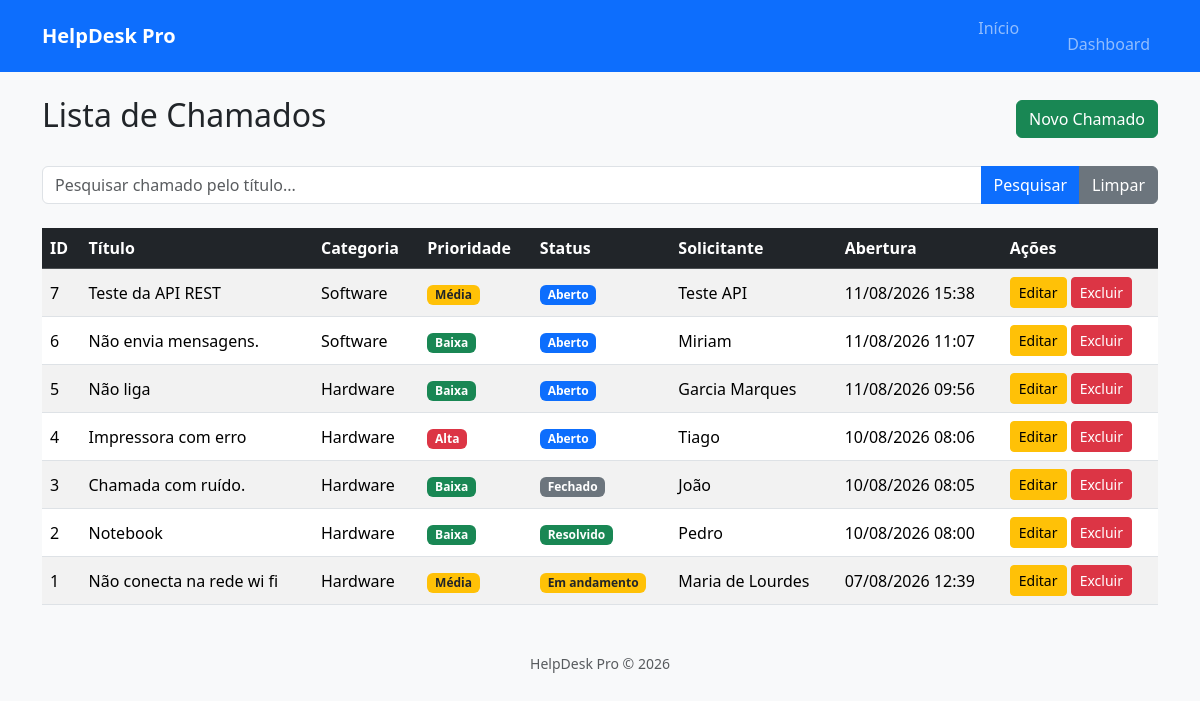
/chamados (signed in), run on the app's committed database.
### models/chamado.py (models this page shows)
class Chamado(db.Model):
    __tablename__ = "chamados"
    id = db.Column(db.Integer, primary_key=True)
    titulo = db.Column(db.String(120), nullable=False)
    descricao = db.Column(db.Text, nullable=False)
    categoria = db.Column(db.String(50), nullable=False)
    prioridade = db.Column(db.String(20), nullable=False)
    status = db.Column(
        db.String(20),
        nullable=False,
        default="Aberto"
    )
    solicitante = db.Column(db.String(100), nullable=False)
    tecnico = db.Column(db.String(100))
    data_abertura = db.Column(
        db.DateTime,
        default=datetime.utcnow
    )
    data_fechamento = db.Column(
        db.DateTime
    )

### routes/chamados.py (the view)
@chamados_bp.route("/chamados")
@login_required
def listar_chamados():
    pesquisa = request.args.get(
        "pesquisa",
        ""
    )
    consulta = Chamado.query
    if pesquisa:
        consulta = consulta.filter(
            Chamado.titulo.ilike(
                f"%{pesquisa}%"
            )
        )
    chamados = consulta.order_by(
        Chamado.data_abertura.desc()
    ).all()
    return render_template(
        "chamados/listar.html",
        chamados=chamados,
        pesquisa=pesquisa
    )

### app.py (called while the page is built)
@login_manager.user_loader
def load_user(user_id):
    return Usuario.query.get(int(user_id))

### templates/chamados/listar.html (shortened to what this page needs)
{% extends "layout/base.html" %}
{% block conteudo %}
<div class="d-flex justify-content-between align-items-center mb-4">
    <h2>Lista de Chamados</h2>
    <a href="{{ url_for('chamados.novo_chamado') }}"
       class="btn btn-success">
        Novo Chamado
    </a>
</div>
<form method="GET" class="mb-4">
    <div class="input-group">
        <input
            type="text"
            name="pesquisa"
            class="form-control"
            placeholder="Pesquisar chamado pelo título..."
            value="{{ pesquisa }}">
        <button
            type="submit"
            class="btn btn-primary">
            Pesquisar
        </button>
        <a
            href="{{ url_for('chamados.listar_chamados') }}"
            class="btn btn-secondary">
            Limpar
        </a>
    </div>
</form>
{% if chamados %}
<table class="table table-striped table-hover align-middle">
    <thead class="table-dark">
        <tr>
            <th>ID</th>
            <th>Título</th>
            <th>Categoria</th>
            <th>Prioridade</th>
            <th>Status</th>
            <th>Solicitante</th>
            <th>Abertura</th>
            <th>Ações</th>
        </tr>
    </thead>
    <tbody>
        {% for chamado in chamados %}
        <tr>
            <td>
                {{ chamado.id }}
            </td>
            <td>
                {{ chamado.titulo }}
            </td>
            <td>
                {{ chamado.categoria }}
            </td>
            <td>
                {% if chamado.prioridade == "Alta" %}
                    <span class="badge bg-danger">
                        {{ chamado.prioridade }}
                    </span>
                {% elif chamado.prioridade == "Média" %}
                    <span class="badge bg-warning text-dark">
                        {{ chamado.prioridade }}
                    </span>
                {% else %}
                    <span class="badge bg-success">
                        {{ chamado.prioridade }}
                    </span>
                {% endif %}
            </td>
            <td>
                {% if chamado.status == "Aberto" %}
                    <span class="badge bg-primary">
                        {{ chamado.status }}
                    </span>
                {% elif chamado.status == "Em andamento" %}
                    <span class="badge bg-warning text-dark">
                        {{ chamado.status }}
                    </span>
                {% elif chamado.status == "Resolvido" %}
                    <span class="badge bg-success">
                        {{ chamado.status }}
                    </span>
                {% else %}
                    <span class="badge bg-secondary">
                        {{ chamado.status }}
                    </span>
                {% endif %}
            </td>
            <td>
                {{ chamado.solicitante }}
            </td>
            <td>
                {{ chamado.data_abertura.strftime("%d/%m/%Y %H:%M") }}
            </td>
            <td>
                <a
                    href="{{ url_for('chamados.editar_chamado', id=chamado.id) }}"
                    class="btn btn-warning btn-sm">
                    Editar
                </a>
                <form
                    action="{{ url_for('chamados.excluir_chamado', id=chamado.id) }}"
                    method="POST"
                    style="display:inline;">
                    <button
                        type="submit"
                        class="btn btn-danger btn-sm"
                        onclick="return confirm('Deseja realmente excluir este chamado?');">
                        Excluir
                    </button>
                </form>
            </td>
        </tr>
        {% endfor %}
    </tbody>
</table>
{% endif %}
{% endblock %}

### templates/layout/base.html (shortened to what this page needs)
<!DOCTYPE html>
<html lang="pt-BR">
<head>
    <link href="https://cdn.jsdelivr.net/npm/bootstrap@5.3.8/dist/css/bootstrap.min.css" rel="stylesheet">
    <link rel="stylesheet"
          href="{{ url_for('static', filename='css/style.css') }}">
</head>
<body class="bg-light">
    <nav class="navbar navbar-expand-lg navbar-dark bg-primary">
        <div class="container">
            <a class="navbar-brand fw-bold"
               href="/">
                HelpDesk Pro
            </a>
            <div
                class="collapse navbar-collapse"
                id="menu">
                <ul class="navbar-nav ms-auto">
                    <li class="nav-item">
                        <a class="nav-link"
                           href="{{ url_for('chamados.home') }}">
                       Início
                       </a>
                    </li>
                    <li class="nav-item">
                        <a class="nav-link"
                           href="{{ url_for('chamados.listar_chamados') }}"
                            Chamados
                        </a>
                    </li>
                    <li class="nav-item">
                        <a class="nav-link"
                           href="/dashboard">
                            Dashboard
                        </a>
                    </li>
                </ul>
            </div>
        </div>
    </nav>
    <div class="container mt-4">
        {% block conteudo %}
        {% endblock %}
    </div>
    <footer class="text-center mt-5 mb-3 text-muted">
        HelpDesk Pro © 2026
    </footer>
</body>
</html>

### static/css/style.css (style rules this page uses)
body { background:#f8f9fa; }
footer { font-size:14px; }

### data on the page
Chamado: id "7", titulo "Teste da API REST", categoria "Software", prioridade "Média", status "Aberto", solicitante "Teste API", data_abertura "11/08/2026 15:38"
Chamado: id "6", titulo "Não envia mensagens.", categoria "Software", prioridade "Baixa", status "Aberto", solicitante "Miriam", data_abertura "11/08/2026 11:07"
Chamado: id "5", titulo "Não liga", categoria "Hardware", prioridade "Baixa", status "Aberto", solicitante "Garcia Marques", data_abertura "11/08/2026 09:56"
Chamado: id "4", titulo "Impressora com erro", categoria "Hardware", prioridade "Alta", status "Aberto", solicitante "Tiago", data_abertura "10/08/2026 08:06"
Chamado: id "3", titulo "Chamada com ruído.", categoria "Hardware", prioridade "Baixa", status "Fechado", solicitante "João", data_abertura "10/08/2026 08:05"
Chamado: id "2", titulo "Notebook", categoria "Hardware", prioridade "Baixa", status "Resolvido", solicitante "Pedro", data_abertura "10/08/2026 08:00"
Chamado: id "1", titulo "Não conecta na rede wi fi", categoria "Hardware", prioridade "Média", status "Em andamento", solicitante "Maria de Lourdes", data_abertura "07/08/2026 12:39"
